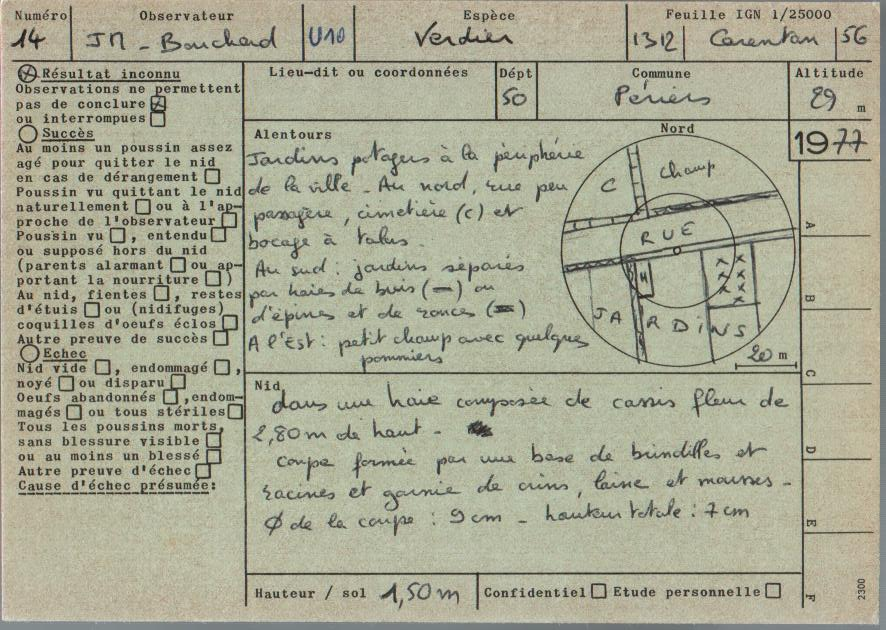
#> input picture Old__Premiers essais__ne pas utiliser/test_scans/027-R.jpg, 886 x 630 px
$ python -i pipeline.py   (imports and definitions only)   (older library calls are emulated)
#> lines starting #> are read from the running program, lines starting #| are printed output that depends on the picture; after the words box and inside, x2 and y2 are one past the last pixel; in counts of white or black regions, pixels touching at a corner belong together
#> further down, picture is the input picture: shape (630, 886, 3); mean B, G, R 148, 169.1, 168.9
"""
pipeline.py - Traitement d'images avec support CUDA
Basé sur sobol_test_pipeline.py (version stable qui fonctionne)

Moteur OCR: Tesseract (excellent pour le français, stable avec CUDA)
"""

import cv2
import numpy as np
import pytesseract
import shutil
import os
import sys

# ============================================================
# CONFIGURATION TESSERACT
# ============================================================

# Vérification auto du path Tesseract
# [19 lines not run here, left out]

# ============================================================
# DÉTECTION CUDA
# ============================================================

USE_CUDA = False
try:
    USE_CUDA = cv2.cuda.getCudaEnabledDeviceCount() > 0
except AttributeError:
    USE_CUDA = False  # OpenCV sans support CUDA compilé

# [7 lines not run here, left out]


# ============================================================
# UTILITAIRES GPU/CPU
# ============================================================

# [9 lines left out: function ensure_gpu, not called in this run]


def ensure_cpu(image):
    """Download image du GPU si nécessaire."""
    if USE_CUDA and isinstance(image, cv2.cuda_GpuMat):
        return image.download()
    return image


# ============================================================
# FONCTIONS DE TRAITEMENT (VERSION STABLE)
# ============================================================

def _to_gray_uint8(img):
    """Utilitaire interne : retourne une image 2D uint8."""
    cpu_img = ensure_cpu(img)
    if cpu_img is None:
        return None
    if cpu_img.ndim == 3:
        cpu_img = cv2.cvtColor(cpu_img, cv2.COLOR_BGR2GRAY)
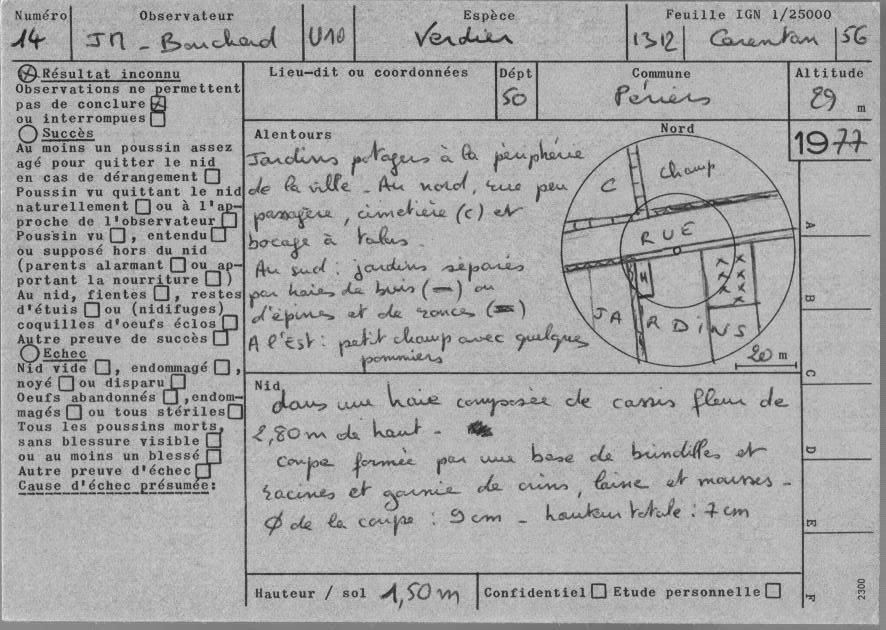
#> cpu_img: shape (630, 886); min 14, max 243, mean 166.6
    if cpu_img.dtype != np.uint8:
        cpu_img = cv2.normalize(cpu_img, None, 0, 255, cv2.NORM_MINMAX)
        cpu_img = cpu_img.astype(np.uint8)
    return cpu_img


# [245 lines left out: functions remove_lines_param, normalisation_division, adaptive_denoising, pipeline_complet, pipeline_complet_timed, get_sharpness and 2 more, not called in this run]

def get_cnr_quality(image):
    """
    Calcule le Contrast-to-Noise Ratio (CNR) spécifique aux documents.
    Idéal pour évaluer la qualité pour des IA visuelles (Gemini, etc.)
    qui préfèrent un fond lisse et un bon contraste, sans binarisation stricte.

    Formula: (Mean_BG - Mean_FG) / Std_BG

    Returns:
        float: Score CNR (plus c'est haut, mieux c'est).
               Typiquement: < 2 (Mauvais), 2-5 (Moyen), > 5 (Excellent)
    """
    try:
        cpu_img = _to_gray_uint8(image)
        if cpu_img is None:
            return 0.0

        # 1. Séparation grossière Texte/Fond via Otsu (juste pour l'analyse)
        # On utilise THRESH_BINARY_INV pour avoir Texte=Blanc(255), Fond=Noir(0) dans le masque
        thresh_val, mask_fg = cv2.threshold(cpu_img, 0, 255, cv2.THRESH_BINARY_INV + cv2.THRESH_OTSU)
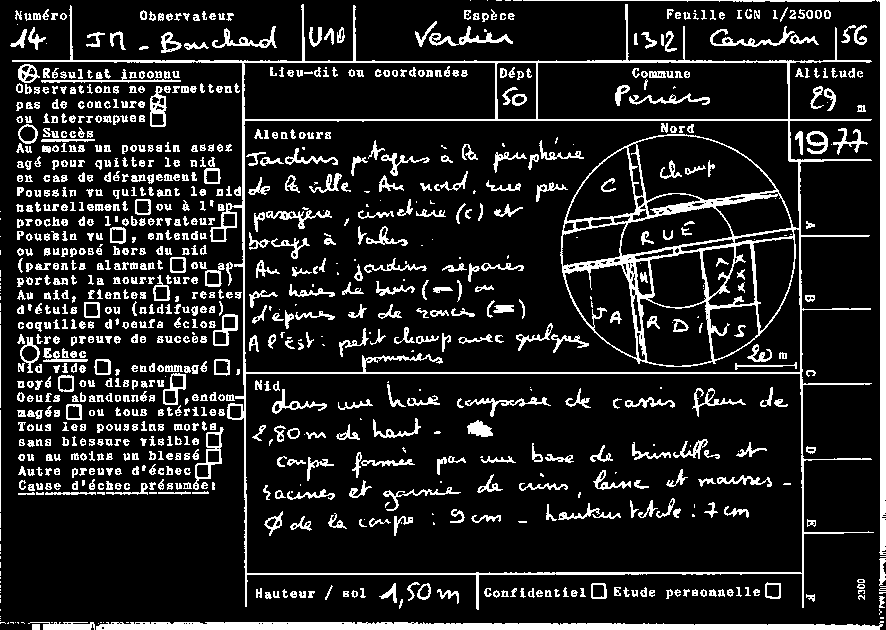
#> mask_fg: shape (630, 886); 13.9% white; 1030 white regions (157 under 20 px), largest, box (x1, y1, x2, y2) and area: (12, 4, 874, 610) 17623, (96, 621, 884, 630) 5356, (876, 0, 886, 555) 3318
#> thresh_val = 136
        mask_bg = cv2.bitwise_not(mask_fg)

        # Vérification sécurité (si image toute blanche ou toute noire)
        n_fg = cv2.countNonZero(mask_fg)
#> n_fg = 77773
        n_bg = cv2.countNonZero(mask_bg)
#> n_bg = 480407

        if n_fg == 0 or n_bg == 0:
            return 0.0

        # 2. Calcul des statistiques
        # MeanStdDev calcule moy et std pour les pixels où le masque != 0
        mean_bg, std_bg = cv2.meanStdDev(cpu_img, mask=mask_bg)
#> mean_bg = [178.2]; std_bg = [9.76]
        mean_fg, _ = cv2.meanStdDev(cpu_img, mask=mask_fg)
#> mean_fg = [95.2]

        m_bg = mean_bg[0][0]
#> m_bg = 178.2
        s_bg = std_bg[0][0]
#> s_bg = 9.76
        m_fg = mean_fg[0][0]
#> m_fg = 95.2

        # 3. Calcul du score
        contrast = m_bg - m_fg
#> contrast = 82.99

        # Si le contraste est inversé ou nul (texte plus clair que fond), c'est illisible
        if contrast <= 5:
            return 0.0

        # Pénalité bruit : on ajoute un epsilon pour éviter division par zéro
        # Si le fond est parfaitement uni (std=0), le score explose (ce qui est bien)
        noise = s_bg + 0.1
#> noise = 9.86

        cnr = contrast / noise
#> cnr = 8.42

        return float(cnr)

    except Exception as e:
        print(f"⚠️ Erreur calcul CNR: {e}")
        return 0.0


# [150 lines left out: functions evaluer_toutes_metriques, evaluer_toutes_metriques_batch, pipeline_blur_clahe, not called in this run]

>>> import cv2
>>> picture = cv2.imread('../../Old__Premiers essais__ne pas utiliser/test_scans/027-R.jpg')
>>> result = get_cnr_quality(picture)
#> result = 8.42

$ run again, on Old__Premiers essais__ne pas utiliser/test_scans/028-R.jpg
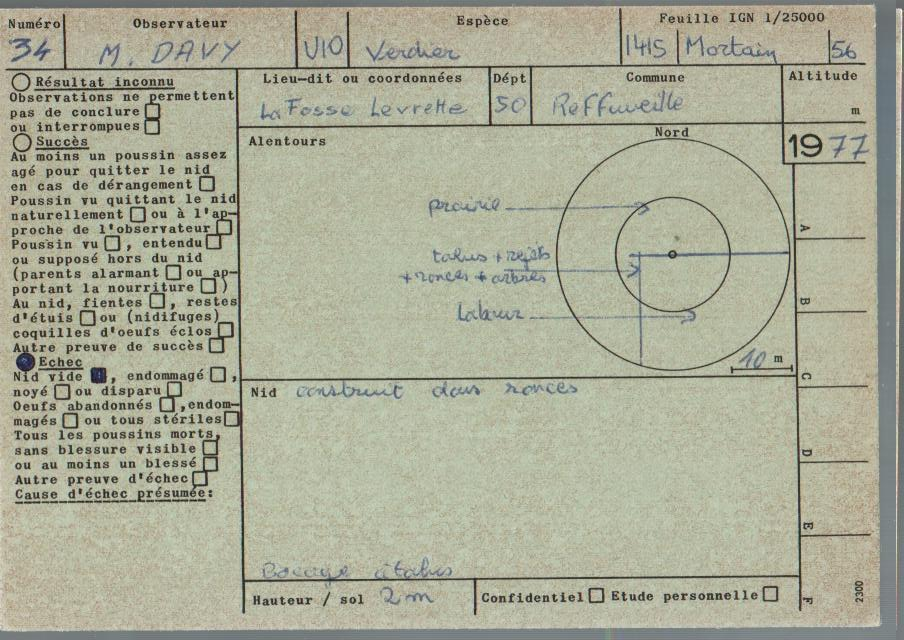
#> input picture Old__Premiers essais__ne pas utiliser/test_scans/028-R.jpg, 904 x 640 px
#> picture is the input picture: shape (640, 904, 3); mean B, G, R 151.4, 171.5, 170.1
#> in _to_gray_uint8, `cpu_img = cv2.cvtColor(cpu_img, cv2.COLOR_BGR2GRAY)`:
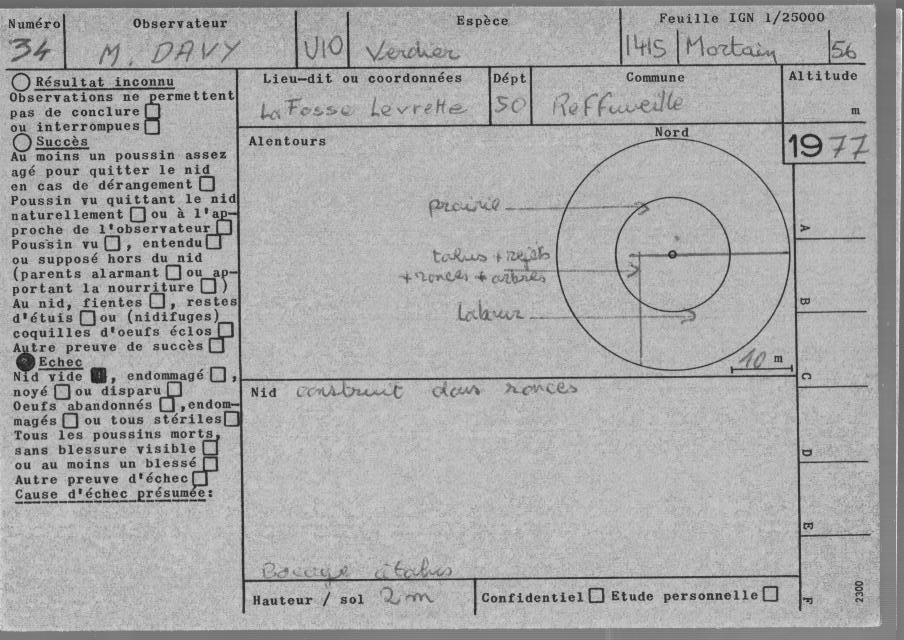
#> cpu_img: shape (640, 904); min 14, max 250, mean 168.8
#> in get_cnr_quality, `thresh_val, mask_fg = cv2.threshold(cpu_img, 0, 255, cv2.THRESH_BINARY..`:
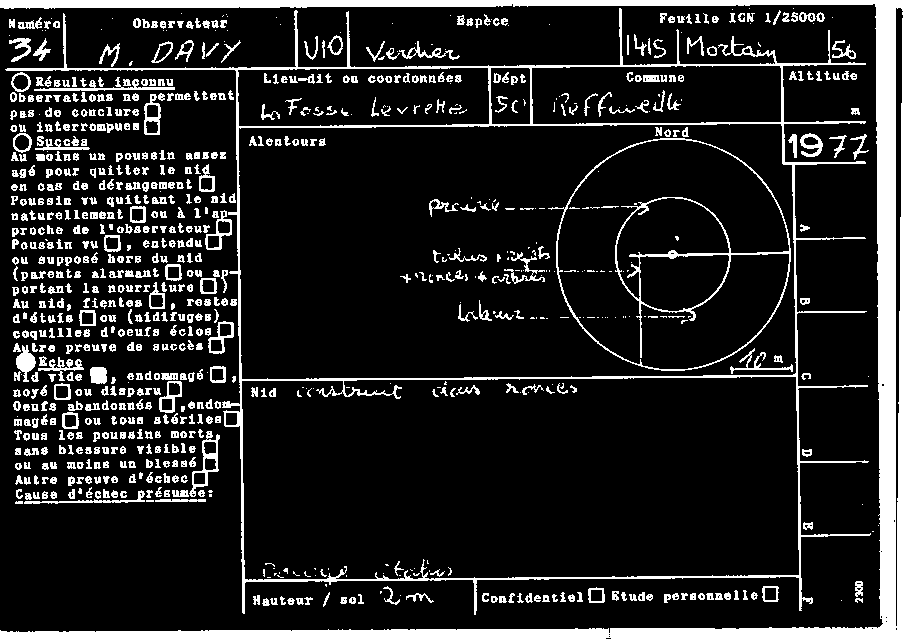
#> mask_fg: shape (640, 904); 14.1% white; 924 white regions (183 under 20 px), largest, box (x1, y1, x2, y2) and area: (0, 0, 904, 640) 29831, (5, 8, 871, 615) 11950, (548, 138, 791, 371) 2900
#> thresh_val = 140
#> n_fg = 81444
#> n_bg = 497116
#> mean_bg = [179.9]; std_bg = [9.76]
#> mean_fg = [101.2]
#> m_bg = 179.9
#> s_bg = 9.76
#> m_fg = 101.2
#> contrast = 78.67
#> noise = 9.86
#> cnr = 7.98

$ run again, on Old__Premiers essais__ne pas utiliser/test_scans/029-R.jpg
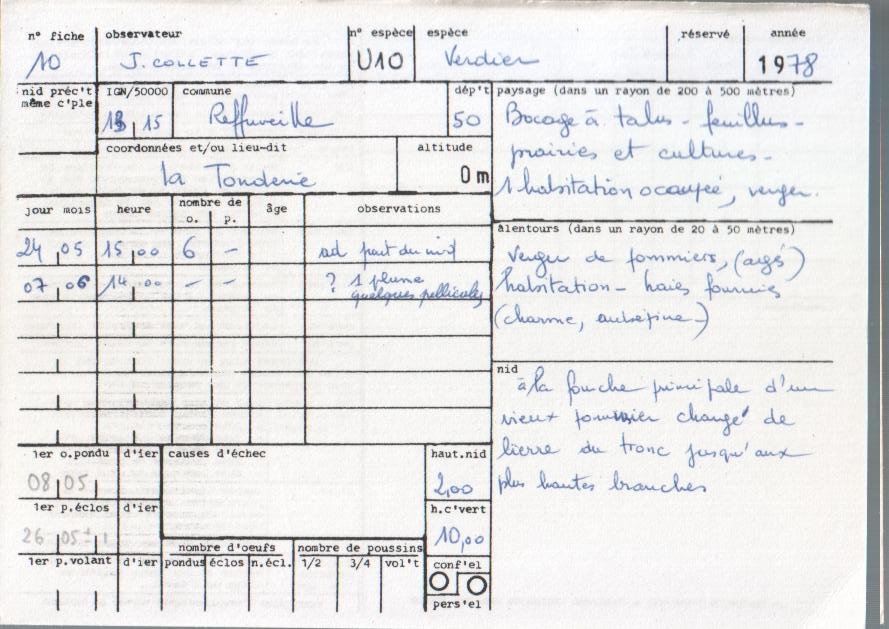
#> input picture Old__Premiers essais__ne pas utiliser/test_scans/029-R.jpg, 889 x 629 px
#> picture is the input picture: shape (629, 889, 3); mean B, G, R 228.6, 228.6, 228.9
#> in get_cnr_quality, `thresh_val, mask_fg = cv2.threshold(cpu_img, 0, 255, cv2.THRESH_BINARY..`:
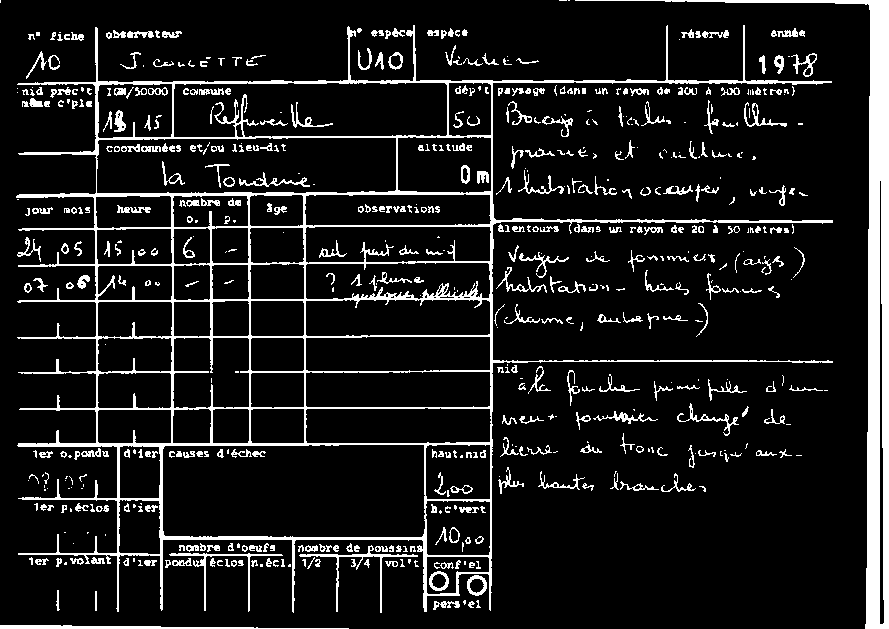
#> mask_fg: shape (629, 889); 11% white; 603 white regions (217 under 20 px), largest, box (x1, y1, x2, y2) and area: (16, 25, 833, 613) 24761, (575, 0, 889, 629) 12871, (0, 625, 349, 629) 836
#> thresh_val = 184
#> n_fg = 61267
#> n_bg = 497914
#> mean_bg = [241.2]; std_bg = [10.8]
#> mean_fg = [127.3]
#> m_bg = 241.2
#> s_bg = 10.8
#> m_fg = 127.3
#> contrast = 113.8
#> noise = 10.9
#> cnr = 10.45

$ run again, on Old__Premiers essais__ne pas utiliser/test_scans/030-R.jpg
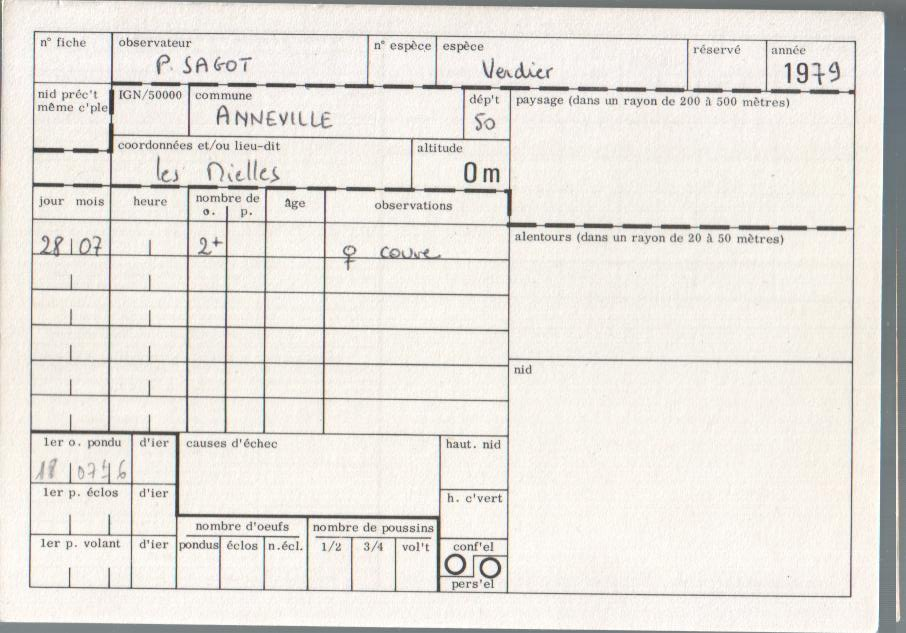
#> input picture Old__Premiers essais__ne pas utiliser/test_scans/030-R.jpg, 906 x 633 px
#> picture is the input picture: shape (633, 906, 3); mean B, G, R 222.4, 228, 231.4
#> in get_cnr_quality, `thresh_val, mask_fg = cv2.threshold(cpu_img, 0, 255, cv2.THRESH_BINARY..`:
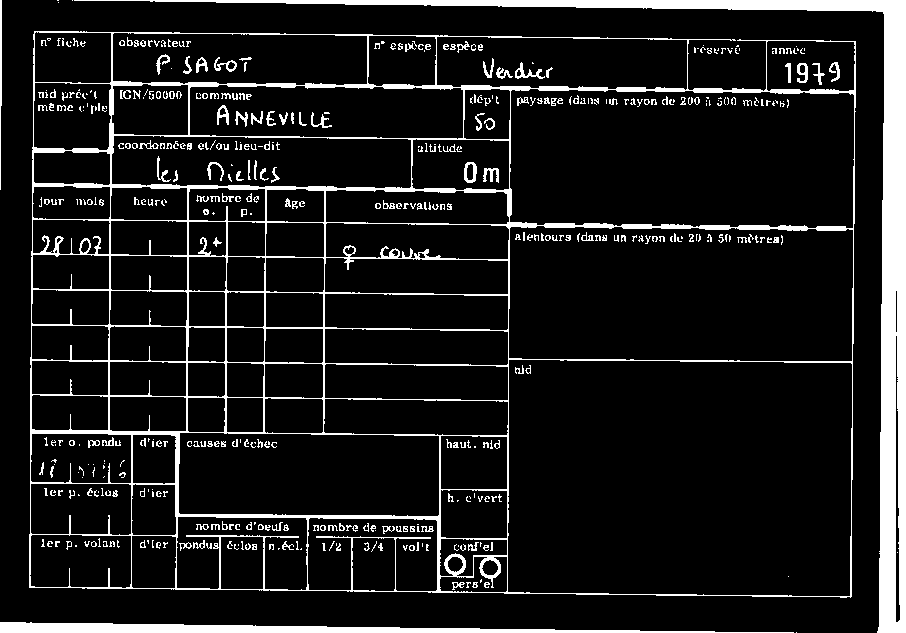
#> mask_fg: shape (633, 906); 10.7% white; 479 white regions (256 under 20 px), largest, box (x1, y1, x2, y2) and area: (29, 31, 856, 598) 26466, (74, 0, 906, 633) 19801, (0, 622, 794, 633) 4490
#> thresh_val = 183
#> n_fg = 61128
#> n_bg = 512370
#> mean_bg = [240.5]; std_bg = [9.41]
#> mean_fg = [126.4]
#> m_bg = 240.5
#> s_bg = 9.41
#> m_fg = 126.4
#> contrast = 114
#> noise = 9.51
#> cnr = 12
